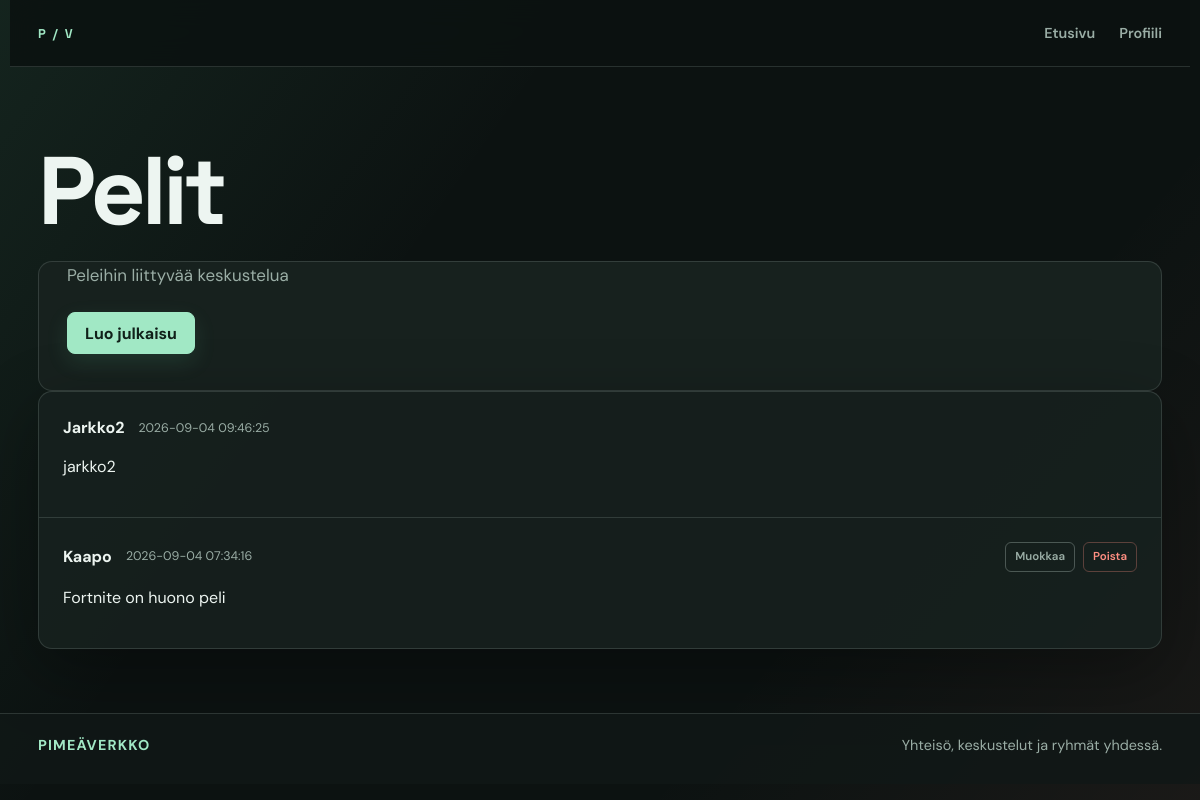
Screenshot of /group.php?id=14 (signed in) with the database file from the repository.
### tables this page shows
CREATE TABLE IF NOT EXISTS `groups` (
  `id` int NOT NULL AUTO_INCREMENT,
  `user_id` int NOT NULL,
  `name` varchar(100) NOT NULL,
  `description` text NOT NULL,
  PRIMARY KEY (`id`),
  KEY `FK_User_id` (`user_id`)
);

CREATE TABLE IF NOT EXISTS `posts` (
  `id` int NOT NULL AUTO_INCREMENT,
  `group_id` int NOT NULL,
  `user_id` int NOT NULL,
  `author` varchar(50) NOT NULL,
  `content` text NOT NULL,
  `created_at` timestamp NOT NULL DEFAULT CURRENT_TIMESTAMP,
  PRIMARY KEY (`id`),
  KEY `POST_FK_user_id` (`user_id`),
  KEY `POST_FK_group_id` (`group_id`)
);

### group.php (the view, shortened to what this page needs)
<?php
require __DIR__ . "/include/session.php";
$user_id = (int) ($_SESSION['user_id'] ?? 0);
$group_id = filter_input(INPUT_GET, 'id', FILTER_VALIDATE_INT);
$group_stmt = mysqli_prepare(
    $conn,
    'SELECT name, description FROM `groups` WHERE id = ?'
);
mysqli_stmt_bind_param($group_stmt, 'i', $group_id);
mysqli_stmt_execute($group_stmt);
$group_result = mysqli_stmt_get_result($group_stmt);
$group = mysqli_fetch_assoc($group_result);
$stmt = mysqli_prepare(
    $conn,
    "SELECT id, group_id, user_id, author, content, created_at
     FROM `posts`
     WHERE group_id = ?
     ORDER BY id DESC"
);
mysqli_stmt_bind_param($stmt, "i", $group_id);
mysqli_stmt_execute($stmt);
$result = mysqli_stmt_get_result($stmt);
?>
<!DOCTYPE html>
<html lang="fi">
<head>
    <link rel="stylesheet" href="style.css">
</head>
<body>
    <?php include 'include/nav.php'; ?>
    <header>
        <h1><?php echo htmlspecialchars($group['name'], ENT_QUOTES, 'UTF-8'); ?></h1>
    </header>
    <main class="group-main">
        <p><?php echo htmlspecialchars($group['description'], ENT_QUOTES, 'UTF-8'); ?></p>
        <a class="button action-button" href="add_post.php?group_id=<?php echo (int) $group_id; ?>">Luo julkaisu</a>
    </main>
    <div class="postaukset">
        <?php while ($row = mysqli_fetch_assoc($result)) { ?>
            <article class="post">
                <div class="author-row">
                    <p class="author">
                        <?php echo htmlspecialchars($row['author'], ENT_QUOTES, 'UTF-8'); ?>
                    </p>
                    <p class="created_at">
                        <?php echo htmlspecialchars($row['created_at'], ENT_QUOTES, 'UTF-8'); ?>
                    </p>
                    <?php
                    if ($row["user_id"] == $user_id): ?>
                        <div class="post-actions">
                            <div class="muokkaa">
                                <a href="edit_post.php?id=<?php echo (int) $row['id']; ?>">
                                    Muokkaa
                                </a>
                            </div>
                            <div class="poista">
                                <a href="delete_post.php?id=<?php echo (int) $row['id']; ?>">
                                    Poista
                                </a>
                            </div>
                        </div>
                    <?php endif; ?>
                </div>
                <p class="content">
                    <?php echo htmlspecialchars($row['content'], ENT_QUOTES, 'UTF-8'); ?>
                </p>
            </article>
        <?php } ?>
    </div>
    	<?php include 'include/footer.php'; ?>
</body>
</html>

### style.css (style rules this page uses)
:root { --ink: #edf5f1; --muted: #9aada5; --bg: #0c1211; --panel: #17211e; --panel-light: #202c28; --line: rgba(220, 241, 231, .14); --line-bright: rgba(220, 241, 231, .27); --mint: #a1e8c5; --mint-hot: #68d9a2; --coral: #ff8e82; --gold: #ffc27d; --shadow: 0 22px 70px rgba(0, 0, 0, .32); }
* { box-sizing: border-box; }
html { min-height: 100%; background: var(--bg); }
body { min-height: 100vh; margin: 0; color: var(--ink); background: linear-gradient(125deg, rgba(104, 217, 162, .09), transparent 34%), linear-gradient(310deg, rgba(255, 142, 130, .06), transparent 30%), var(--bg); font: 400 16px/1.55 'DM Sans', 'Segoe UI', sans-serif; }
body::before { position: fixed; inset: 0; z-index: -1; pointer-events: none; content: ''; opacity: .25; background-image: linear-gradient(var(--line) 1px, transparent 1px), linear-gradient(90deg, var(--line) 1px, transparent 1px); background-size: 44px 44px; mask-image: linear-gradient(to bottom, black, transparent 72%); }
.action-button { display: inline-flex; align-items: center; justify-content: center; min-height: 42px; padding: 10px 17px; color: #102019; background: var(--mint); border: 1px solid var(--mint); border-radius: 8px; box-shadow: 0 8px 22px rgba(104, 217, 162, .12); font-weight: 700; line-height: 1.2; text-decoration: none; transition: background .18s ease, border-color .18s ease, box-shadow .18s ease, transform .18s ease; }
header { max-width: 1180px; margin: auto; padding: 74px 28px 18px; }
h1, h2 { margin: 0; font-family: 'Space Grotesk', sans-serif; line-height: 1.06; }
h1 { max-width: 820px; font-size: clamp(2.8rem, 8vw, 6.2rem); letter-spacing: -.045em; }
main { flex: 1; max-width: 1180px; margin: auto; padding: 0 28px 36px; }
main>p { max-width: 670px; margin: 0; color: var(--muted); font-size: 1.06rem; }
.group-main { width: min(1124px, calc(100% - 56px)); max-width: none; background-color: #17211e; border: 1px solid var(--line); border-radius: 14px; }
.group-main>p { max-width: none; }
.action-button { margin-top: 24px; }
.home-panel, .postaukset, .add-post { overflow: hidden; background: rgba(23, 33, 30, .9); border: 1px solid var(--line); border-radius: 14px; box-shadow: var(--shadow); }
.group, .latest-post, .post { padding: 24px; border-bottom: 1px solid var(--line); transition: background .18s ease; }
.group:last-child, .latest-post:last-child, .post:last-child { border-bottom: 0; }
.group-header, .author-row { display: flex; align-items: center; gap: 14px; }
.post-actions { display: flex; flex-wrap: wrap; justify-content: flex-end; gap: 8px; margin-left: auto; }
.muokkaa a, .poista a { display: inline-block; padding: 5px 9px; border: 1px solid var(--line-bright); border-radius: 6px; font-size: .72rem; font-weight: 600; text-decoration: none; transition: color .18s ease, background .18s ease, border-color .18s ease; }
.muokkaa a { color: var(--muted); }
.poista a { color: var(--coral); border-color: rgba(255, 142, 130, .3); }
.latest-post p, .content { margin: 12px 0; overflow-wrap: anywhere; }
.latest-post-meta, .created_at { color: var(--muted); font-size: .78rem; }
.postaukset { width: min(1124px, calc(100% - 56px)); margin: 0 auto 64px; }
.post .author { margin: 0; color: var(--ink); font-weight: 700; }
.created_at { margin: 0; }
.content { line-height: 1.75; }

### rows the page displays
groups: name "Pelit", description "Peleihin liittyvää keskustelua"
posts: author "Jarkko2", created_at "2026-09-04 09:46:25", content "jarkko2"
posts: author "Kaapo", created_at "2026-09-04 07:34:16", content "Fortnite on huono peli"
